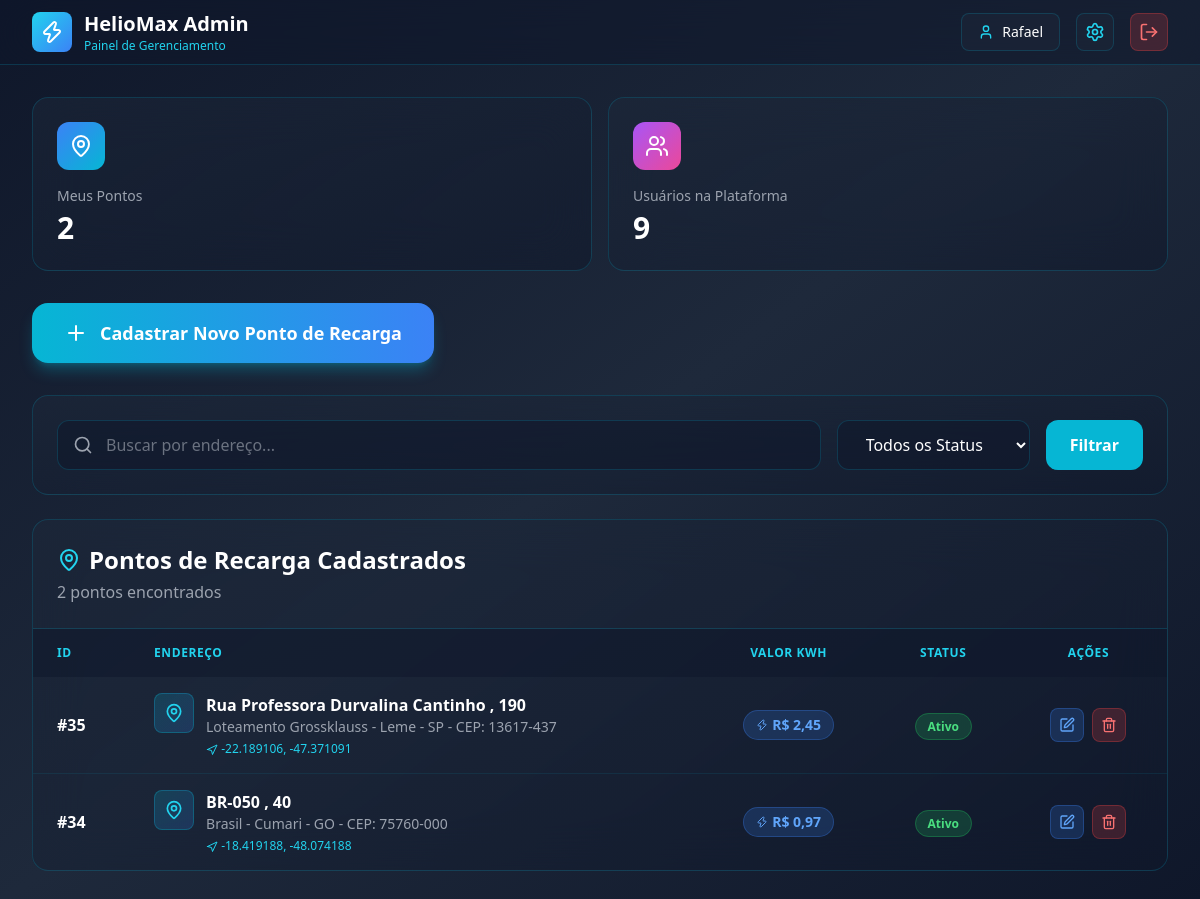
Page /codigoPWEB/pages/PHP/dashADM.php (signed in) on the committed database.
### tables this page shows
CREATE TABLE `ponto_carregamento` (
  `ID_PONTO` int(11) NOT NULL,
  `CEP` varchar(9) DEFAULT NULL,
  `NUMERO` varchar(10) DEFAULT NULL,
  `COMPLEMENTO` varchar(100) DEFAULT NULL,
  `LOCALIZACAO` int(11) NOT NULL,
  `VALOR_KWH` decimal(18,6) NOT NULL,
  `FK_STATUS_PONTO` int(11) NOT NULL,
  `FK_ID_USUARIO_CADASTRO` int(11) NOT NULL,
  `LATITUDE` decimal(10,8) DEFAULT NULL COMMENT 'Latitude do ponto de carregamento (-90 a 90)',
  `LONGITUDE` decimal(11,8) DEFAULT NULL COMMENT 'Longitude do ponto de carregamento (-180 a 180)'
);

CREATE TABLE `cep` (
  `ID_CEP` int(11) NOT NULL,
  `CEP` varchar(9) DEFAULT NULL,
  `LOGRADOURO` varchar(255) NOT NULL,
  `FK_BAIRRO` int(11) NOT NULL
);

CREATE TABLE `bairro` (
  `ID_BAIRRO` int(11) NOT NULL,
  `NOME` varchar(255) NOT NULL,
  `FK_CIDADE` int(11) NOT NULL
);

CREATE TABLE `cidade` (
  `ID_CIDADE` int(11) NOT NULL,
  `NOME` varchar(50) NOT NULL,
  `FK_ESTADO` int(11) NOT NULL
);

CREATE TABLE `estado` (
  `ID_ESTADO` int(11) NOT NULL,
  `UF` char(2) NOT NULL
);

CREATE TABLE `status_ponto` (
  `ID_STATUS_PONTO` int(11) NOT NULL,
  `DESCRICAO` varchar(50) NOT NULL
);

### codigoPWEB/pages/PHP/dashADM.php (the view, shortened to what this page needs)
<?php
$host = '127.0.0.1';
$dbname = 'heliomax';
$username = 'root';
$password = '';
try {
  $pdo = new PDO("mysql:host=$host;dbname=$dbname;charset=utf8mb4", $username, $password);
  $pdo->setAttribute(PDO::ATTR_ERRMODE, PDO::ERRMODE_EXCEPTION);
} catch (PDOException $e) {
  die("Erro na conexão: " . $e->getMessage());
}
$admin_id = $_SESSION['usuario_id'];
$busca = $_GET['busca'] ?? '';
$stmt = $pdo->prepare("SELECT COUNT(*) as total FROM ponto_carregamento WHERE FK_ID_USUARIO_CADASTRO = ?");
$stmt->execute([$admin_id]);
$totalPontos = $stmt->fetch()['total'];
$totalUsuarios = $pdo->query("SELECT COUNT(*) as total FROM usuario")->fetch()['total'];
$sql = "SELECT pc.*, sp.DESCRICAO as status_desc, c.LOGRADOURO, b.NOME as bairro, ci.NOME as cidade, e.UF
        FROM ponto_carregamento pc
        LEFT JOIN status_ponto sp ON pc.FK_STATUS_PONTO = sp.ID_STATUS_PONTO
        LEFT JOIN cep c ON pc.LOCALIZACAO = c.ID_CEP
        LEFT JOIN bairro b ON c.FK_BAIRRO = b.ID_BAIRRO
        LEFT JOIN cidade ci ON b.FK_CIDADE = ci.ID_CIDADE
        LEFT JOIN estado e ON ci.FK_ESTADO = e.ID_ESTADO
        WHERE pc.FK_ID_USUARIO_CADASTRO = ?";
$params = [$admin_id];
$sql .= " ORDER BY pc.ID_PONTO DESC";
$stmt = $pdo->prepare($sql);
$stmt->execute($params);
$pontos = $stmt->fetchAll();
?>
<!DOCTYPE html>
<html lang="pt-BR">
<head>
  <script src="https://cdn.tailwindcss.com"></script>
</head>
<body class="min-h-screen bg-gradient-to-br from-slate-900 via-slate-800 to-slate-900">
  <header class="bg-slate-900/50 backdrop-blur-xl border-b border-cyan-500/20 sticky top-0 z-50">
    <div class="max-w-7xl mx-auto px-4 sm:px-6 lg:px-8">
      <div class="flex items-center justify-between h-16">
        <div class="flex items-center gap-3">
          <div
            class="w-10 h-10 bg-gradient-to-br from-cyan-400 to-blue-500 rounded-lg flex items-center justify-center">
            <i data-lucide="zap" class="w-6 h-6 text-white"></i>
          </div>
          <div>
            <h1 class="text-xl font-bold text-white">HelioMax Admin</h1>
            <p class="text-xs text-cyan-400">Painel de Gerenciamento</p>
          </div>
        </div>
        <div class="flex items-center gap-4">
          <div class="hidden sm:flex items-center gap-2 px-4 py-2 bg-slate-800/50 rounded-lg border border-cyan-500/20">
            <i data-lucide="user" class="w-4 h-4 text-cyan-400"></i>
            <span class="text-sm text-white"><?php echo $_SESSION['usuario_nome']; ?></span>
          </div>
          <button onclick="abrirModal('modalPerfil')"
            class="p-2 bg-slate-800/50 hover:bg-slate-700/50 rounded-lg border border-cyan-500/20 hover:border-cyan-500/40 transition-all">
            <i data-lucide="settings" class="w-5 h-5 text-cyan-400"></i>
          </button>
          <a href="?logout=1"
            class="p-2 bg-red-500/20 hover:bg-red-500/30 rounded-lg border border-red-500/30 hover:border-red-500/50 transition-all">
            <i data-lucide="log-out" class="w-5 h-5 text-red-400"></i>
          </a>
        </div>
      </div>
    </div>
  </header>
  <main class="max-w-7xl mx-auto px-4 sm:px-6 lg:px-8 py-8">
    <div class="grid grid-cols-1 sm:grid-cols-2 gap-4 mb-8">
      <div
        class="bg-gradient-to-br from-slate-800/50 to-slate-900/50 backdrop-blur-xl rounded-2xl p-6 border border-cyan-500/20 hover:border-cyan-500/40 transition-all duration-300 hover:scale-105">
        <div class="flex items-center justify-between mb-4">
          <div
            class="w-12 h-12 rounded-xl bg-gradient-to-br from-blue-500 to-cyan-500 flex items-center justify-center">
            <i data-lucide="map-pin" class="w-6 h-6 text-white"></i>
          </div>
        </div>
        <h3 class="text-gray-400 text-sm mb-1">Meus Pontos</h3>
        <p class="text-3xl font-bold text-white"><?php echo $totalPontos; ?></p>
      </div>
      <div
        class="bg-gradient-to-br from-slate-800/50 to-slate-900/50 backdrop-blur-xl rounded-2xl p-6 border border-cyan-500/20 hover:border-cyan-500/40 transition-all duration-300 hover:scale-105">
        <div class="flex items-center justify-between mb-4">
          <div
            class="w-12 h-12 rounded-xl bg-gradient-to-br from-purple-500 to-pink-500 flex items-center justify-center">
            <i data-lucide="users" class="w-6 h-6 text-white"></i>
          </div>
        </div>
        <h3 class="text-gray-400 text-sm mb-1">Usuários na Plataforma</h3>
        <p class="text-3xl font-bold text-white"><?php echo $totalUsuarios; ?></p>
      </div>
    </div>
    <div class="mb-8">
      <button onclick="abrirModal('modalCriarPonto')"
        class="w-full sm:w-auto bg-gradient-to-r from-cyan-500 to-blue-500 hover:from-cyan-600 hover:to-blue-600 text-white font-bold py-4 px-8 rounded-2xl flex items-center justify-center gap-3 shadow-lg shadow-cyan-500/30 hover:shadow-cyan-500/50 transition-all duration-300 hover:scale-105">
        <i data-lucide="plus" class="w-6 h-6"></i>
        <span class="text-lg">Cadastrar Novo Ponto de Recarga</span>
      </button>
    </div>
    <div
      class="bg-gradient-to-br from-slate-800/50 to-slate-900/50 backdrop-blur-xl rounded-2xl p-6 border border-cyan-500/20 mb-6">
      <form method="GET" action="" class="flex flex-col sm:flex-row gap-4">
        <div class="flex-1 relative">
          <i data-lucide="search" class="absolute left-4 top-1/2 transform -translate-y-1/2 text-gray-400 w-5 h-5"></i>
          <input type="text" name="busca" value="<?php echo htmlspecialchars($busca); ?>"
            placeholder="Buscar por endereço..."
            class="w-full pl-12 pr-4 py-3 bg-slate-900/50 border border-cyan-500/20 rounded-xl text-white placeholder-gray-500 focus:outline-none focus:border-cyan-500/50 transition-colors" />
        </div>
        <select name="status"
          class="px-6 py-3 bg-slate-900/50 border border-cyan-500/20 rounded-xl text-white focus:outline-none focus:border-cyan-500/50 transition-colors cursor-pointer">
          <option value="">Todos os Status</option>
        </select>
        <button type="submit"
          class="px-6 py-3 bg-cyan-500 hover:bg-cyan-600 text-white rounded-xl font-semibold transition-colors">
          Filtrar
        </button>
      </form>
    </div>
    <div
      class="bg-gradient-to-br from-slate-800/50 to-slate-900/50 backdrop-blur-xl rounded-2xl border border-cyan-500/20 overflow-hidden">
      <div class="p-6 border-b border-cyan-500/20">
        <h2 class="text-2xl font-bold text-white flex items-center gap-2">
          <i data-lucide="map-pin" class="w-6 h-6 text-cyan-400"></i>
          Pontos de Recarga Cadastrados
        </h2>
        <p class="text-gray-400 mt-1"><?php echo count($pontos); ?> pontos encontrados</p>
      </div>
      <div class="overflow-x-auto">
        <table class="w-full">
          <thead class="bg-slate-900/50">
            <tr>
              <th class="px-6 py-4 text-left text-xs font-semibold text-cyan-400 uppercase tracking-wider">ID</th>
              <th class="px-6 py-4 text-left text-xs font-semibold text-cyan-400 uppercase tracking-wider">Endereço</th>
              <th
                class="px-6 py-4 text-center text-xs font-semibold text-cyan-400 uppercase tracking-wider hidden sm:table-cell">
                Valor kWh</th>
              <th class="px-6 py-4 text-center text-xs font-semibold text-cyan-400 uppercase tracking-wider">Status</th>
              <th class="px-6 py-4 text-center text-xs font-semibold text-cyan-400 uppercase tracking-wider">Ações</th>
            </tr>
          </thead>
          <tbody class="divide-y divide-cyan-500/10 text-white">
            <?php if (empty($pontos)): ?>
              <tr>
                <td colspan="5" class="px-6 py-8 text-center text-gray-400">
                  Nenhum ponto de carregamento encontrado.
                </td>
              </tr>
            <?php else: ?>
              <?php foreach ($pontos as $ponto): ?>
                <tr class="hover:bg-slate-800/30 transition-colors">
                  <td class="px-6 py-4 font-semibold">#<?php echo $ponto['ID_PONTO']; ?></td>
                  <td class="px-6 py-4">
                    <div class="flex items-start gap-3">
                      <div
                        class="w-10 h-10 bg-gradient-to-br from-cyan-500/20 to-blue-500/20 rounded-lg flex items-center justify-center flex-shrink-0 border border-cyan-500/30">
                        <i data-lucide="map-pin" class="w-5 h-5 text-cyan-400"></i>
                      </div>
                      <div>
                        <p class="font-semibold"><?php echo htmlspecialchars($ponto['LOGRADOURO'] ?? 'Não informado'); ?>
                          <?php if (!empty($ponto['NUMERO'])): ?>,
                            <?php echo htmlspecialchars($ponto['NUMERO']); ?>
                          <?php endif; ?>
                        </p>
                        <p class="text-sm text-gray-400">
                          <?php echo htmlspecialchars($ponto['bairro'] ?? ''); ?> -
                          <?php echo htmlspecialchars($ponto['cidade'] ?? ''); ?> -
                          <?php echo htmlspecialchars($ponto['UF'] ?? ''); ?>
                          <?php if (!empty($ponto['CEP'])): ?> - CEP:
                            <?php echo htmlspecialchars($ponto['CEP']); ?>
                          <?php endif; ?>
                        </p>
                        <?php if (!empty($ponto['LATITUDE']) && !empty($ponto['LONGITUDE'])): ?>
                          <p class="text-xs text-cyan-400 mt-1">
                            <i data-lucide="navigation" class="w-3 h-3 inline-block"></i>
                            <?php echo number_format($ponto['LATITUDE'], 6); ?>,
                            <?php echo number_format($ponto['LONGITUDE'], 6); ?>
                          </p>
                        <?php endif; ?>
                      </div>
                    </div>
                  </td>
                  <td class="px-6 py-4 text-center hidden sm:table-cell">
                    <span
                      class="inline-flex items-center gap-1 px-3 py-1 bg-blue-500/20 text-blue-400 rounded-full text-sm font-semibold border border-blue-500/30">
                      <i data-lucide="zap" class="w-3 h-3"></i>
                      R$ <?php echo number_format($ponto['VALOR_KWH'] ?? 0, 2, ',', '.'); ?>
                    </span>
                  </td>
                  <td class="px-6 py-4 text-center">
                    <?php
                    $status_class = 'bg-gray-500/20 text-gray-400 border-gray-500/30';
                    if ($ponto['status_desc'] === 'Ativo') {
                      $status_class = 'bg-green-500/20 text-green-400 border-green-500/30';
                    } elseif ($ponto['status_desc'] === 'Inativo') {
                      $status_class = 'bg-red-500/20 text-red-400 border-red-500/30';
                    } elseif ($ponto['status_desc'] === 'Em Manutenção') {
                      $status_class = 'bg-yellow-500/20 text-yellow-400 border-yellow-500/30';
                    }
                    ?>
                    <span class="px-3 py-1 rounded-full text-xs font-semibold border <?php echo $status_class; ?>">
                      <?php echo htmlspecialchars($ponto['status_desc'] ?? 'N/A'); ?>
                    </span>
                  </td>
                  <td class="px-6 py-4 text-center">
                    <div class="flex items-center justify-center gap-2">
                      <button onclick='editarPonto(<?php echo json_encode($ponto); ?>)'
                        class="p-2 bg-blue-500/20 hover:bg-blue-500/30 text-blue-400 rounded-lg border border-blue-500/30 hover:border-blue-500/50 transition-colors">
                        <i data-lucide="edit" class="w-4 h-4"></i>
                      </button>
                      <button onclick="confirmarExclusao(<?php echo $ponto['ID_PONTO']; ?>)"
                        class="p-2 bg-red-500/20 hover:bg-red-500/30 text-red-400 rounded-lg border border-red-500/30 hover:border-red-500/50 transition-colors">
                        <i data-lucide="trash-2" class="w-4 h-4"></i>
                      </button>
                    </div>
                  </td>
                </tr>
              <?php endforeach; ?>
            <?php endif; ?>
          </tbody>
        </table>
      </div>
    </div>
  </main>
</body>
</html>

### rows in the picture
ponto_carregamento: ID_PONTO "35", LOCALIZACAO.LOGRADOURO "Rua Professora Durvalina Cantinho", NUMERO "190", bairro.NOME "Loteamento Grossklauss", cidade.NOME "Leme", estado.UF "SP", CEP "13617-437", LATITUDE "-22.189106", LONGITUDE "-47.371091", VALOR_KWH "2,45", FK_STATUS_PONTO.DESCRICAO "Ativo"
ponto_carregamento: ID_PONTO "34", LOCALIZACAO.LOGRADOURO "BR-050", NUMERO "40", bairro.NOME "Brasil", cidade.NOME "Cumari", estado.UF "GO", CEP "75760-000", LATITUDE "-18.419188", LONGITUDE "-48.074188", VALOR_KWH "0,97", FK_STATUS_PONTO.DESCRICAO "Ativo"

### other values in the picture
$_SESSION['usuario_nome'] "Rafael"
$totalPontos "2"
$totalUsuarios "9"
count($pontos) "2"
